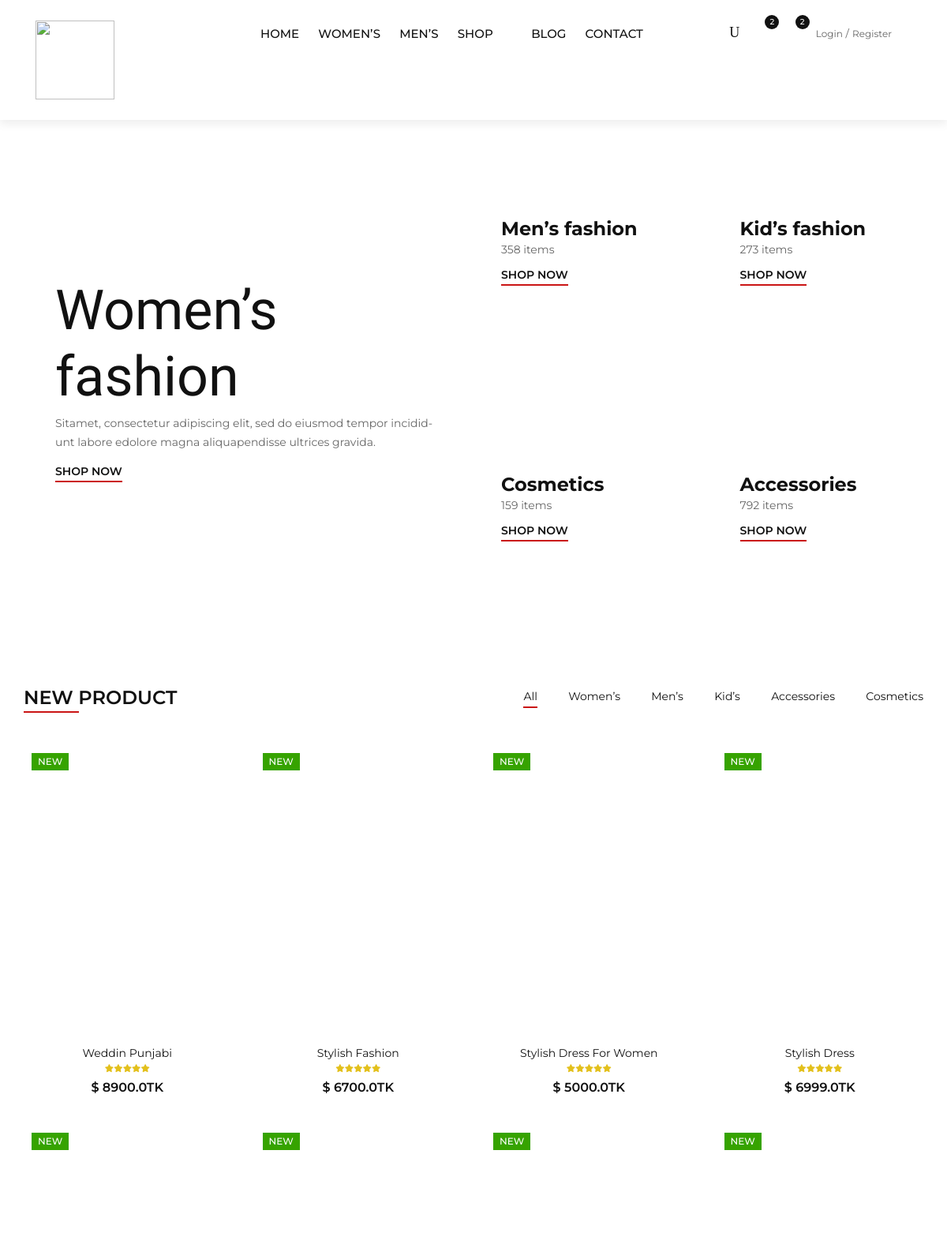
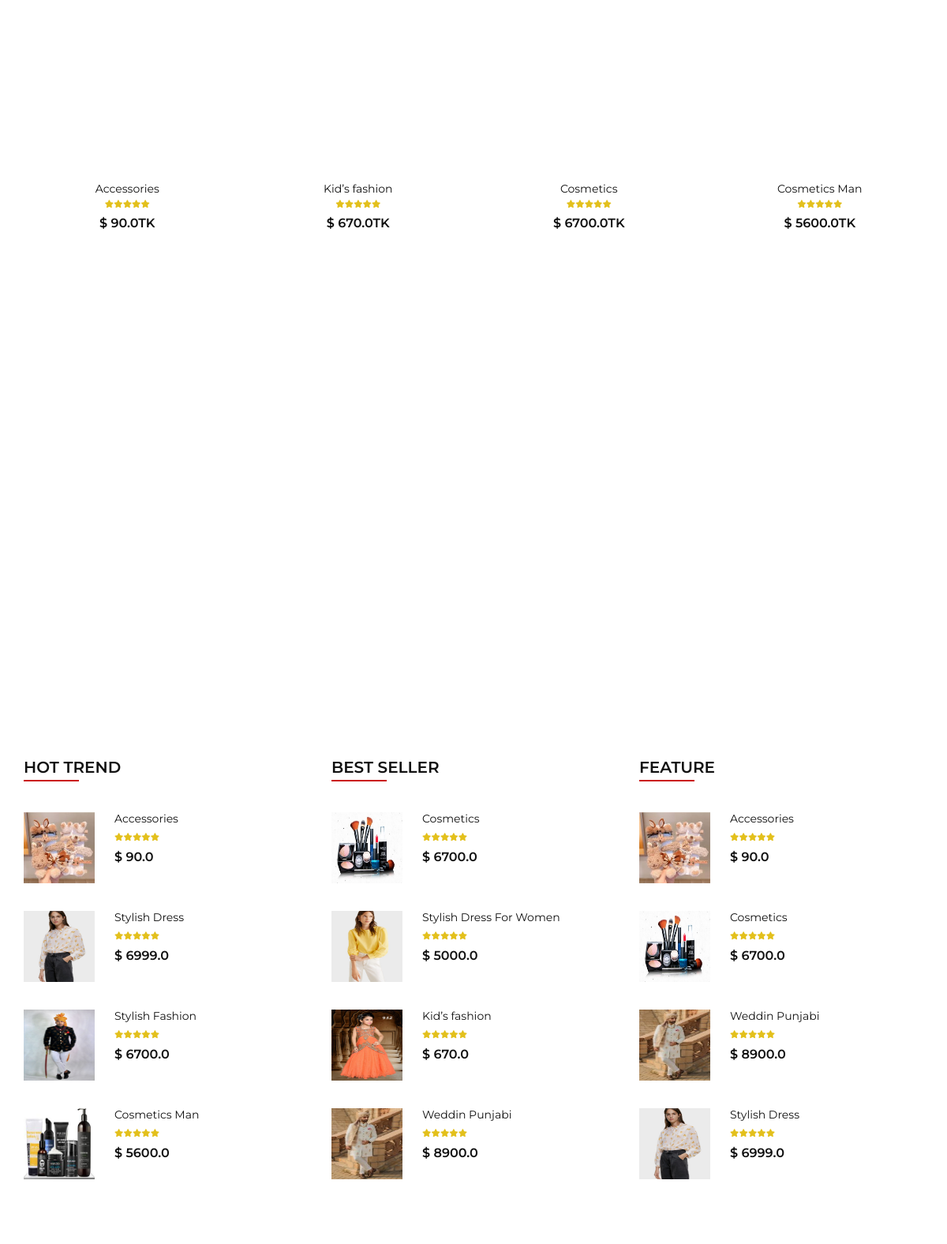
The page / (upper part) on the database its author committed (2 pictures, top to bottom).
### Main/models.py (models this page shows, shortened)
class Product(models.Model):
    name=models.CharField( max_length=550,blank=False ,null=False)
    cetagory=models.ForeignKey(Cetagory, on_delete=models.CASCADE ,blank=False ,null= False)
    preview_des=models.CharField( max_length=300,verbose_name='Short Description')
    description=models.TextField(max_length=1000,verbose_name='Description')
    images1=models.ImageField( upload_to='img',)
    iamges2=models.ImageField( upload_to='img2', )
    price=models.FloatField()
    old_price=models.FloatField(default=0.00,blank=True,null=True)
    product_size=models.CharField(choices=PRODUCT_SIZE, max_length=50)
    is_stock=models.BooleanField(default=True)
    date=models.DateTimeField( auto_now_add=True)

class hottrend(models.Model):
    name=models.ForeignKey(Product ,verbose_name=("Add Hot Trend Product"), on_delete=models.CASCADE,blank=True,null=True)
    date=models.DateField( auto_now_add=True)
    class Meta:
        verbose_name_plural='Hot Trend'

class Best_sels(models.Model):
    name=models.ForeignKey(Product, verbose_name=("Add to Best Sels Product"), on_delete=models.CASCADE)
    date=models.DateTimeField(auto_now_add=True)
    class Meta:
        verbose_name_plural='Best Sels'

class feature(models.Model):
    name=models.ForeignKey(Product, verbose_name=("Add To Feature Product"), on_delete=models.CASCADE)
    date=models.DateTimeField( auto_now_add=True)
    class Meta:
        verbose_name_plural='Product Feature'

### Main/views.py (the view)
# urls.py: path('',views.home,name='home'),
def home(request):
    pro=Product.objects.all()[:8]
    pt=Cetagory.objects.all()
    bs=Best_sels.objects.all()[:4]
    ht=hottrend.objects.all()[:4]
    f=feature.objects.all()[:4]
    ct=Cetagory.objects.get(name='Man')
    pf=Product.objects.filter(cetagory=ct)
    ma=banner.objects.filter(name='Men’s Fashion')
    acc=banner.objects.filter(name='Accessories')
    w=banner.objects.filter(name='Women’s Fashion')
    kids=banner.objects.filter(name='Kid’s Fashion')
    cos=banner.objects.filter(name='Cosmetics')
    return render(request,'index.html',{'p':pro,'pt':pt,'bs':bs,'ht':ht,'f':f,'pf':pf,'m':ma,'a':acc,'w':w,'k':kids,'c':cos})

### templates/index.html (shortened to what this page needs)
{% extends "base.html" %}
{% load static %}
{% block content %}
    <section class="categories">
        <div class="container-fluid">
            <div class="row">
                <div class="col-lg-6 p-0">
                    <div class="categories__item categories__large__item set-bg"
                    data-setbg="{% static "img/categories/pexels-juan-mendez-1536619.jpg" %}">
                    <div class="categories__text">
                        <h1>Women’s fashion</h1>
                        <p>Sitamet, consectetur adipiscing elit, sed do eiusmod tempor incidid-unt labore
                        edolore magna aliquapendisse ultrices gravida.</p>
                        <a href="#">Shop now</a>
                    </div>
                </div>
            </div>
            <div class="col-lg-6">
                <div class="row">
                    <div class="col-lg-6 col-md-6 col-sm-6 p-0">
                        <div class="categories__item set-bg" data-setbg="{% static "img/categories/category-2.jpg" %}">
                            <div class="categories__text">
                                <h4>Men’s fashion</h4>
                                <p>358 items</p>
                                <a href="#">Shop now</a>
                            </div>
                        </div>
                    </div>
                    <div class="col-lg-6 col-md-6 col-sm-6 p-0">
                        <div class="categories__item set-bg" data-setbg="{% static "img/categories/category-3.jpg" %}">
                            <div class="categories__text">
                                <h4>Kid’s fashion</h4>
                                <p>273 items</p>
                                <a href="#">Shop now</a>
                            </div>
                        </div>
                    </div>
                    <div class="col-lg-6 col-md-6 col-sm-6 p-0">
                        <div class="categories__item set-bg" data-setbg="{% static "img/categories/category-4.jpg" %}">
                            <div class="categories__text">
                                <h4>Cosmetics</h4>
                                <p>159 items</p>
                                <a href="#">Shop now</a>
                            </div>
                        </div>
                    </div>
                    <div class="col-lg-6 col-md-6 col-sm-6 p-0">
                        <div class="categories__item set-bg" data-setbg="{% static "img/categories/category-5.jpg" %}">
                            <div class="categories__text">
                                <h4>Accessories</h4>
                                <p>792 items</p>
                                <a href="#">Shop now</a>
                            </div>
                        </div>
                    </div>
                </div>
            </div>
        </div>
    </div>
</section>
<section class="product spad">
    <div class="container">
        <div class="row">
            <div class="col-lg-4 col-md-4">
                <div class="section-title">
                    <h4>New product</h4>
                </div>
            </div>
            <div class="col-lg-8 col-md-8">
                <ul class="filter__controls">
                    <li class="active" data-filter="*">All</li>
                    <li data-filter=".women">Women’s</li>
                    <li data-filter=".men">Men’s</li>
                    <li data-filter=".kid">Kid’s</li>
                    <li data-filter=".accessories">Accessories</li>
                    <li data-filter=".cosmetic">Cosmetics</li>
                </ul>
            </div>
        </div>
        <div class="row property__gallery">
            {% for p in p %}
            <div class="col-lg-3 col-md-4 col-sm-6 mix women">
                <div class="product__item">
                    <div class="product__item__pic set-bg" data-setbg="{{ p.images1.url }}">
                        <div class="label new">New</div>
                        <ul class="product__hover">
                        </ul>
                    </div>
                    <div class="product__item__text">
                        <h6><a href="#">{{ p.name }}</a></h6>
                        <div class="rating">
                            <i class="fa fa-star"></i>
                            <i class="fa fa-star"></i>
                            <i class="fa fa-star"></i>
                            <i class="fa fa-star"></i>
                            <i class="fa fa-star"></i>
                        </div>
                        <div class="product__price">$ {{p.price}}TK</div>
                    </div>
                </div>
            </div>
            {% endfor %}
        </div>
    </div>
</section>
<section class="banner set-bg" data-setbg="{% static "img/banner/banner-1.jpg" %}">
</section>
<section class="trend spad">
    <div class="container">
        <div class="row">
            <div class="col-lg-4 col-md-4 col-sm-6">
                <div class="trend__content">
                    <div class="section-title">
                        <h4>Hot Trend</h4>
                    </div>
                    {% for ht in ht %}
                    <div class="trend__item">
                        <div class="trend__item__pic">
                            <img src="{{ht.name.images1.url}}" alt="" style='width: 90px; height: 90px;'>
                        </div>
                        <div class="trend__item__text">
                            <h6>{{ht.name.name}}</h6>
                            <div class="rating">
                                <i class="fa fa-star"></i>
                                <i class="fa fa-star"></i>
                                <i class="fa fa-star"></i>
                                <i class="fa fa-star"></i>
                                <i class="fa fa-star"></i>
                            </div>
                            <div class="product__price">$ {{ht.name.price}}</div>
                        </div>
                    </div>
                    {% endfor %}
                </div>
            </div>
            <div class="col-lg-4 col-md-4 col-sm-6">
                <div class="trend__content">
                    <div class="section-title">
                        <h4>Best seller</h4>
                    </div>
                    {% for bs in bs %}
                    <div class="trend__item">
                        <div class="trend__item__pic">
                           <a href="{% url "product_details" bs.id %}"> <img src="{{bs.name.images1.url}}"alt="" style="width: 90px; height: 90px;"></a>
                        </div>
                        <div class="trend__item__text">
                            <h6>{{bs.name.name}}</h6>
                            <div class="rating">
                                <i class="fa fa-star"></i>
                                <i class="fa fa-star"></i>
                                <i class="fa fa-star"></i>
                                <i class="fa fa-star"></i>
                                <i class="fa fa-star"></i>
                            </div>
                            <div class="product__price">$ {{bs.name.price}}</div>
                        </div>
                    </div>
                    {% endfor %}
                </div>
            </div>
            <div class="col-lg-4 col-md-4 col-sm-6">
                <div class="trend__content">
                    <div class="section-title">
                        <h4>Feature</h4>
                    </div>
                    {% for f in f %}
                    <div class="trend__item">
                        <div class="trend__item__pic">
                            <img src="{{f.name.images1.url}}" alt="" style='width: 90; height: 90;'>
                        </div>
                        <div class="trend__item__text">
                            <h6>{{f.name.name}}</h6>
                            <div class="rating">
                                <i class="fa fa-star"></i>
                                <i class="fa fa-star"></i>
                                <i class="fa fa-star"></i>
                                <i class="fa fa-star"></i>
                                <i class="fa fa-star"></i>
                            </div>
                            <div class="product__price">$ {{f.name.price}}</div>
                        </div>
                    </div>
                    {% endfor %}
                </div>
            </div>
        </div>
    </div>
</section>
{% endblock content %}

### templates/base.html (shortened to what this page needs)
<html lang="en">
{% load static %}
<head>
    <link rel="stylesheet" href="https://cdnjs.cloudflare.com/ajax/libs/font-awesome/6.5.2/css/all.min.css" />
    <link rel="stylesheet" href="{% static "css/bootstrap.min.css" %}" type="text/css">
    <link rel="stylesheet" href="{% static "css/font-awesome.min.css" %}" type="text/css">
    <link rel="stylesheet" href="{% static "css/elegant-icons.css" %}" type="text/css">
    <link rel="stylesheet" href="{% static "css/jquery-ui.min.css" %}" type="text/css">
    <link rel="stylesheet" href="{% static "css/magnific-popup.css" %}" type="text/css">
    <link rel="stylesheet" href="{% static "css/owl.carousel.min.css" %}" type="text/css">
    <link rel="stylesheet" href="{% static "css/slicknav.min.css" %}" type="text/css">
    <link rel="stylesheet" href="{% static "css/style.css" %}" type="text/css">
    <link rel="stylesheet" href="{% static "css/st.css" %}" type="text/css">
    <link rel="stylesheet" href="{% static "css/rt.css" %}" type="text/css">
</head>
<body>
    <header class="header">
        <div class="container-fluid">
            <div class="row">
                <div class="col-xl-3 col-lg-2">
                    <div class="header__logo">
                        <a href="{% url "home" %}"><img src="{% static "img/Black-extra-size.png" %}" alt="" style="width: 100px; height: auto;"></a>
                    </div>
                </div>
                <div class="col-xl-6 col-lg-7">
                    <nav class="header__menu">
                        <ul>
                            <li class=""><a href="{% url "home" %}">Home</a></li>
                            <li><a href="{% url "women" %}">Women’s</a></li>
                            <li><a href="{% url "man" %}">Men’s</a></li>
                            <li><a href="{% url "shop" %}">Shop</a></li>
                            <li><a href="{% url "blog" %}">Blog</a></li>
                            <li><a href="{% url "contract" %}">Contact</a></li>
                        </ul>
                    </nav>
                </div>
                <div class="col-lg-3">
                    <div class="header__right">
                        <ul class="header__right__widget">
                            <li><span class="icon_search search-switch"></span></li>
                            <li><a href="#"><span class="icon_heart_alt"></span><div class="tip">2</div></a></li>
                            <li><a href="{% url "cart" %}"><span class="icon_bag_alt"></span><div class="tip">2</div></a></li>
                        </ul>
                        <div class="header__right__auth ml-3 ">
                            {% if request.user.is_authenticated %}
                            <form action="{% url "logout" %}" method="post">
                            {% csrf_token %}
                            <button type="submit" class='border border-0 bg-white'>Logout</button>
                            </form>
                            {% else %}
                            <a href="{% url "login" %}">Login</a>
                            <a href="{% url "registration" %}">Register</a>
                            {% endif %}
                        </div>
                    </div>
                </div>
            </div>
        </div>
    </header>
 {% block content %}
 {% endblock content %}
</body>
</html>

### static/css/rt.css (style rules this page uses)
.label { cursor: pointer; padding: 0 0.1em; font-size: 2rem; }
.fa-star { color: #ff0000; }

### rows shown on the page
Product: name "Weddin Punjabi", price "8900.0"
Product: name "Stylish Fashion", price "6700.0"
Product: name "Stylish Dress For Women", price "5000.0"
Product: name "Stylish Dress", price "6999.0"
Product: name "Accessories", price "90.0"
Product: name "Kid’s fashion", price "670.0"
Product: name "Cosmetics", price "6700.0"
Product: name "Cosmetics Man", price "5600.0"
hottrend: name.images1 (picture), name.name "Accessories", name.price "90.0"
hottrend: name.images1 (picture), name.name "Stylish Dress", name.price "6999.0"
hottrend: name.images1 (picture), name.name "Stylish Fashion", name.price "6700.0"
hottrend: name.images1 (picture), name.name "Cosmetics Man", name.price "5600.0"
Best_sels: name.images1 (picture), name.name "Cosmetics", name.price "6700.0"
Best_sels: name.images1 (picture), name.name "Stylish Dress For Women", name.price "5000.0"
Best_sels: name.images1 (picture), name.name "Kid’s fashion", name.price "670.0"
Best_sels: name.images1 (picture), name.name "Weddin Punjabi", name.price "8900.0"
feature: name.images1 (picture), name.name "Accessories", name.price "90.0"
feature: name.images1 (picture), name.name "Cosmetics", name.price "6700.0"
feature: name.images1 (picture), name.name "Weddin Punjabi", name.price "8900.0"
feature: name.images1 (picture), name.name "Stylish Dress", name.price "6999.0"
